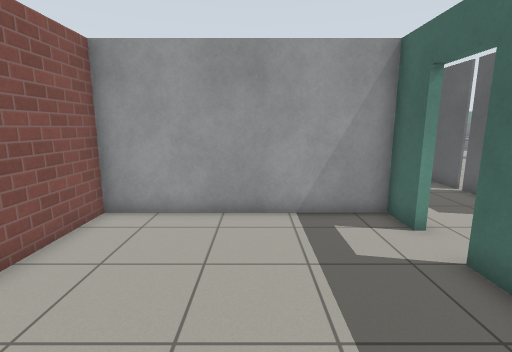
view 1 (above)

24 first-person views from a walk through a world built for the Gazebo simulator. The camera is 1.3 m above the floor, tilts 10° down and sees 85° across. The floor is counted in squares, 0.5 m on a side. Each view is taken from the middle of a square. On the plan, view 1 faces up. The plan holds only what a view shows up to about 19 squares ahead; the rest is blank. The place goes on beyond the plan. The robots in the file are not drawn. Simple patterns stand in for the simulator's built-in surfaces. Simple shapes stand in for some stock models. Some surface patterns are stand-ins.

view 2
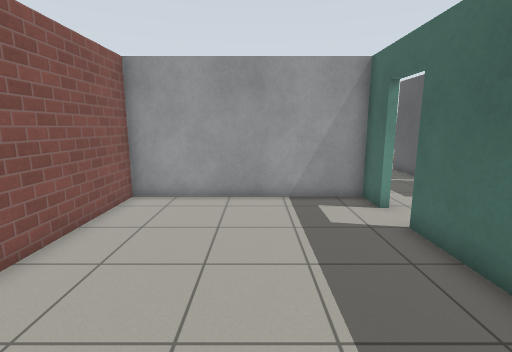

view 3
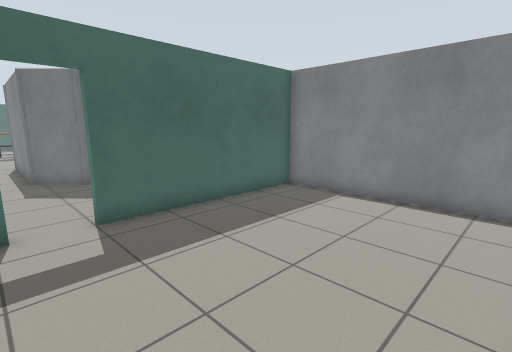

view 4
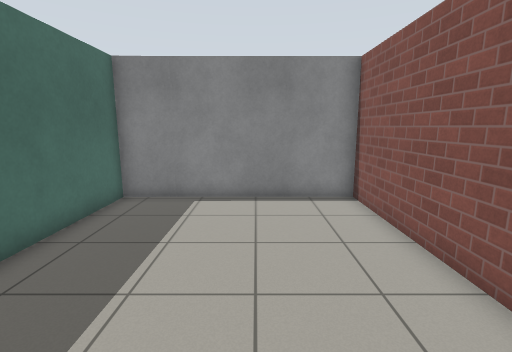

view 5
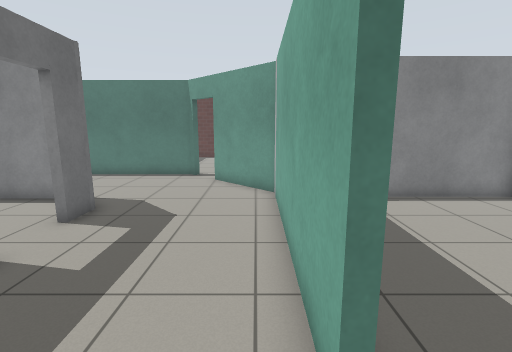

view 6
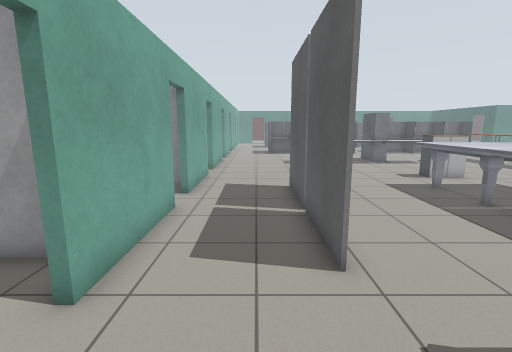

view 7
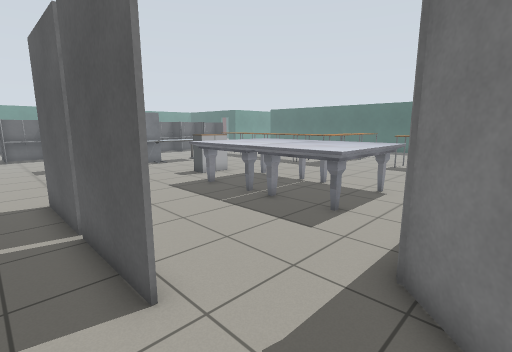

view 8
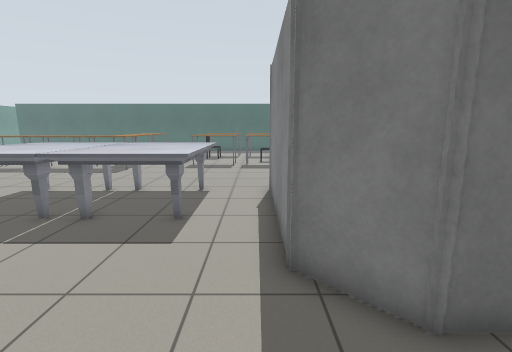

view 9
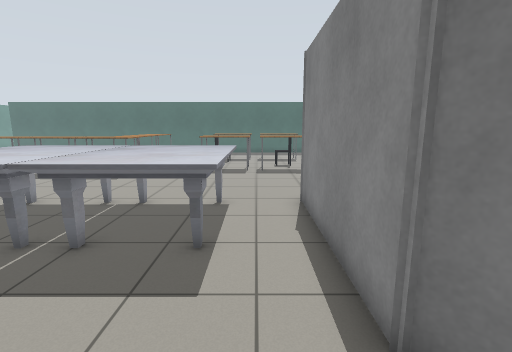

view 10
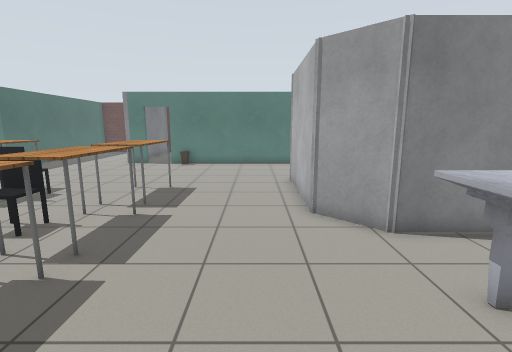

view 11
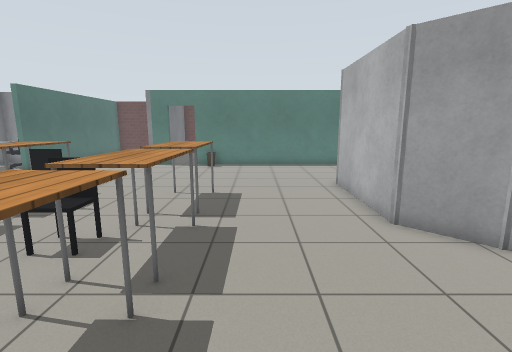

view 12
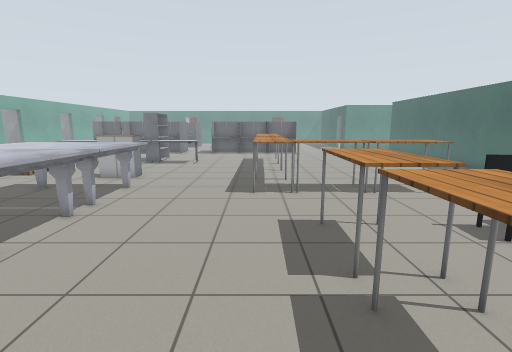

view 13
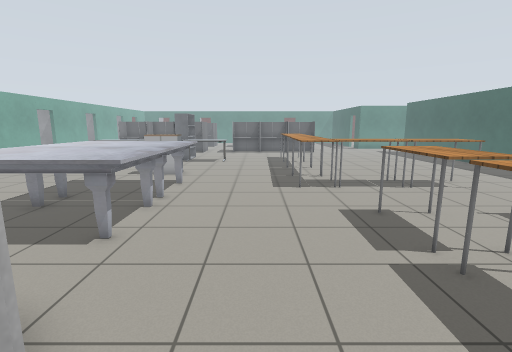

view 14
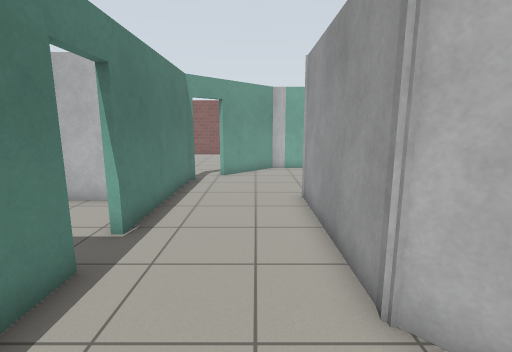

view 15
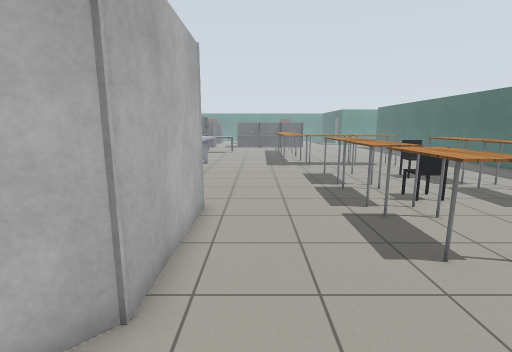

view 16
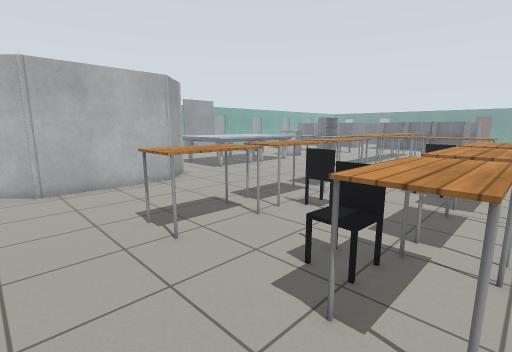

view 17
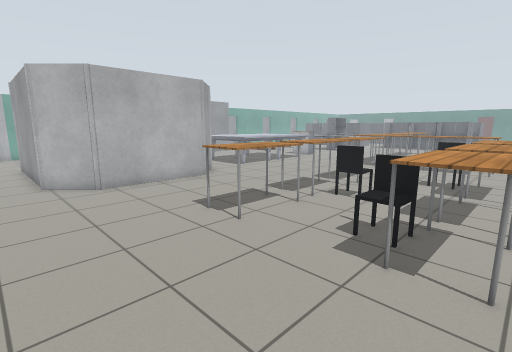

view 18
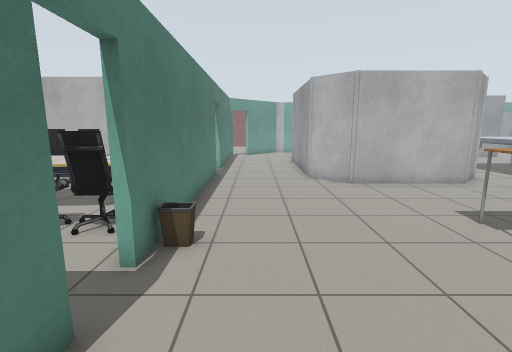

view 19
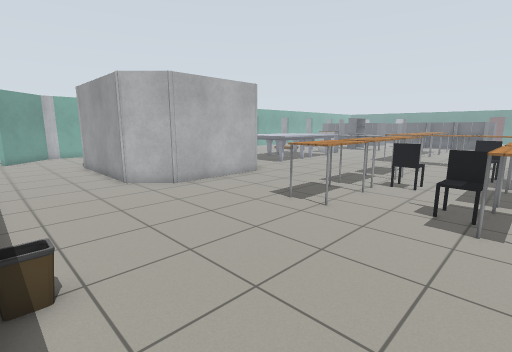

view 20
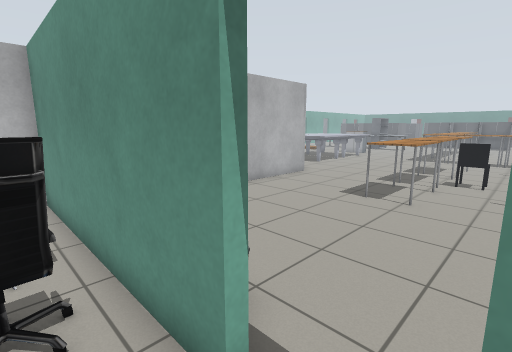

view 21
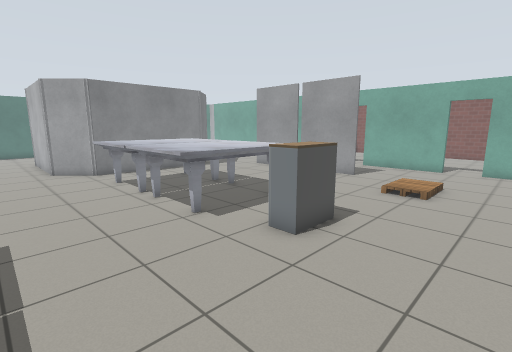

view 22
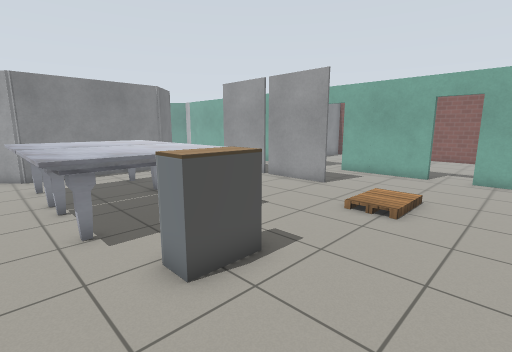

view 23
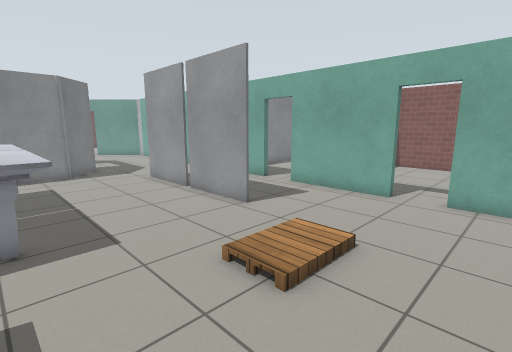

view 24
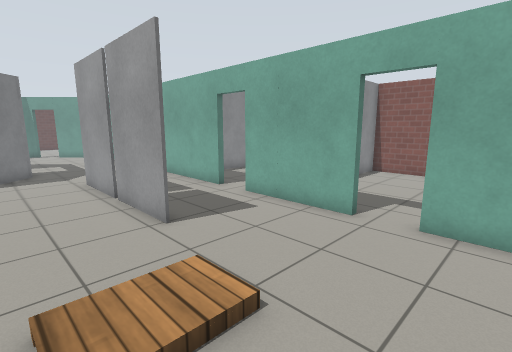

### Floor plan
Points are (right, up) in squares from view 1. A wall is a line through its corners. A room is listed if a view was taken in it or the views show most of it. See-through windows are left out.
Room 1 (views 1, 2, 3, 4)
walls: (4, 6.7) (4, 8.2) (-4.6, 8.2) (-4.6, -3.2) (4, -3.2) (4, 5)
ways out: open door at (4, 5.5) to room 2
Room 2 (views 5, 6, 7, 8, 9, 10, 11, 12, 13, 14, 15, 16, 17, 18, 19, 21, 22, 23, 24)
walls: (10.2, 2.8) (10.2, 3.7) (11.8, 5.4) (18.6, 5.4) (20.3, 3.7) (20.3, -1.6) (18.6, -3.2) (11.9, -3.2); (10.2, -1.7) (10.2, -0.2); (4.3, 5) (4.3, -4) (7.1, -6.8); (4.3, 12) (4.3, 6.7); (17.2, -8.2) (28.1, -8.2); (4.3, 18.5) (4.3, 13.7); (29.9, -8.2) (31.4, -8.2); (8.2, -7.9) (8.5, -8.2) (15.5, -8.2); (4.3, 22.1) (4.3, 20.1)
ways out: open door at (4, 5.5) to room 1; open door at (29.5, -8) to room 3; open door at (4, 12.5); open door at (4, 19.5); open door at (7, -7); open door at (8, -8); open door at (10, 0.5); open door at (16.5, -8)
objects: grey box (8, 12) to (9, 15); grey box (9, 8) to (9, 11); marble table (14, 8) to (19, 11); marble table (14, 12) to (19, 15); cabinet (16, 17) to (18, 18); table (24, 14) to (25, 17); table (24, 17) to (26, 19); other object (24, 20) to (26, 22); table (26, 0) to (27, 3); table (26, 4) to (27, 7); table (26, 8) to (27, 10); table (26, 14) to (28, 15); bin (27, -8) to (27, -7); office chair (28, 5) to (29, 6); table (29, 14) to (31, 15); office chair (30, 1) to (31, 2); office chair (30, 9) to (31, 10); table (31, 0) to (33, 3); table (31, 4) to (33, 7); table (31, 8) to (33, 10)
Room 3 (view 20)
walls: (22.6, -8.5) (18.7, -8.5); (28.1, -8.5) (24.5, -8.5)
ways out: open door at (29.5, -8) to room 2
objects: other object (23, -10) to (24, -9); office chair (25, -10) to (27, -10)

Positions as (right, up) in squares from view 1, and headings:
1: (0, 0), facing up
2: (0, -2), facing up
3: (-4, 7), facing down-right
4: (-1, 7), facing down
5: (5, 7), facing down
6: (7, 3), facing up
7: (7, 4), facing up-right
8: (7, 6), facing right
9: (9, 7), facing right
10: (22, 12), facing down
11: (24, 11), facing down
12: (24, 3), facing up
13: (22, 2), facing up
14: (22, -5), facing left
15: (22, -5), facing up
16: (33, -3), facing up-left
17: (33, -5), facing up-left
18: (33, -6), facing left
19: (32, -8), facing up-left
20: (30, -10), facing up-left
21: (23, 22), facing down-left
22: (20, 22), facing down-left
23: (15, 22), facing down-left
24: (12, 22), facing down-left
